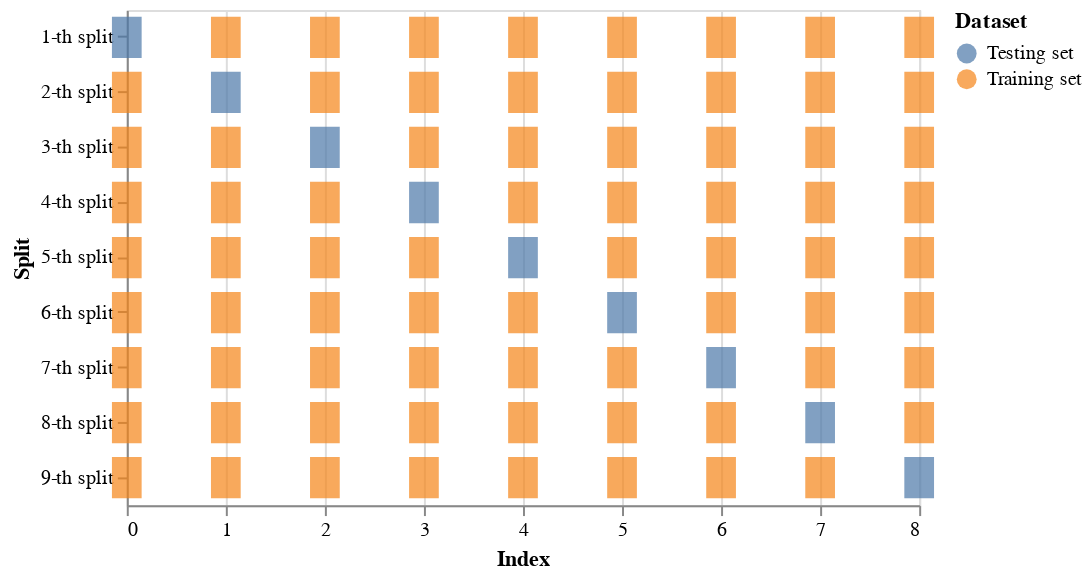

The cell this chart's notebook holds for it:
### Markdown cell above
## Leave-One-Out CV
샘플 하나를 검증 데이터셋으로 삼고, 나머지 모두를 훈련 데이터셋으로 삼는 Leave-One-Out은 [sklearn.model_selection.LeaveOneOut](https://scikit-learn.org/stable/modules/generated/sklearn.model_selection.LeaveOneOut.html#sklearn.model_selection.LeaveOneOut)에 구현되어 있다. 샘플 9개만 생성해서 해보자.

### Code cell
import numpy as np
from sklearn.datasets import make_classification
from sklearn.model_selection import LeaveOneOut


X, y = make_classification(
    n_samples=9, # 총 샘플 개수
    n_features=2, # 특성값 수
    n_redundant=0, # 다중공선성을 가지는 특성값 수
    n_clusters_per_class=1, # 레이블 값 별 데이터 군집의 수
    weights=[0.5, 0.5], # 레이블 값 비율
    flip_y=0, # 레이블 값에 적용할 노이즈 비율
    random_state=42
)

splitter = LeaveOneOut()
chart, stat = vis_and_stats(splitter, X, y, tick_options=dict(thickness=15))
display(chart)
display(stat)

### Figure 1 — Vega-Lite specification as saved in the notebook (floating-point values rounded to 4 significant figures)
{"config": {"view": {"continuousWidth": 400, "continuousHeight": 300}}, "data": {"name": "data-073b0d2368833d325767634b266bbba7"}, "mark": {"type": "tick", "bandSize": 20, "thickness": 15}, "encoding": {"color": {"field": "Dataset", "type": "nominal"}, "x": {"field": "Index", "type": "quantitative"}, "y": {"field": "Split", "type": "ordinal"}}, "height": 250, "$schema": "https://vega.github.io/schema/vega-lite/v4.17.0.json", "datasets": {"data-073b0d2368833d325767634b266bbba7": [{"Index": 1, "Dataset": "Training set", "Split": "1-th split"}, {"Index": 2, "Dataset": "Training set", "Split": "1-th split"}, {"Index": 3, "Dataset": "Training set", "Split": "1-th split"}, {"Index": 4, "Dataset": "Training set", "Split": "1-th split"}, {"Index": 5, "Dataset": "Training set", "Split": "1-th split"}, {"Index": 6, "Dataset": "Training set", "Split": "1-th split"}, {"Index": 7, "Dataset": "Training set", "Split": "1-th split"}, {"Index": 8, "Dataset": "Training set", "Split": "1-th split"}, {"Index": 0, "Dataset": "Testing set", "Split": "1-th split"}, {"Index": 0, "Dataset": "Training set", "Split": "2-th split"}, {"Index": 2, "Dataset": "Training set", "Split": "2-th split"}, {"Index": 3, "Dataset": "Training set", "Split": "2-th split"}, {"Index": 4, "Dataset": "Training set", "Split": "2-th split"}, {"Index": 5, "Dataset": "Training set", "Split": "2-th split"}, {"Index": 6, "Dataset": "Training set", "Split": "2-th split"}, {"Index": 7, "Dataset": "Training set", "Split": "2-th split"}, {"Index": 8, "Dataset": "Training set", "Split": "2-th split"}, {"Index": 1, "Dataset": "Testing set", "Split": "2-th split"}, {"Index": 0, "Dataset": "Training set", "Split": "3-th split"}, {"Index": 1, "Dataset": "Training set", "Split": "3-th split"}, {"Index": 3, "Dataset": "Training set", "Split": "3-th split"}, {"Index": 4, "Dataset": "Training set", "Split": "3-th split"}, {"Index": 5, "Dataset": "Training set", "Split": "3-th split"}, {"Index": 6, "Dataset": "Training set", "Split": "3-th split"}, {"Index": 7, "Dataset": "Training set", "Split": "3-th split"}, {"Index": 8, "Dataset": "Training set", "Split": "3-th split"}, {"Index": 2, "Dataset": "Testing set", "Split": "3-th split"}, {"Index": 0, "Dataset": "Training set", "Split": "4-th split"}, {"Index": 1, "Dataset": "Training set", "Split": "4-th split"}, {"Index": 2, "Dataset": "Training set", "Split": "4-th split"}, {"Index": 4, "Dataset": "Training set", "Split": "4-th split"}, {"Index": 5, "Dataset": "Training set", "Split": "4-th split"}, {"Index": 6, "Dataset": "Training set", "Split": "4-th split"}, {"Index": 7, "Dataset": "Training set", "Split": "4-th split"}, {"Index": 8, "Dataset": "Training set", "Split": "4-th split"}, {"Index": 3, "Dataset": "Testing set", "Split": "4-th split"}, {"Index": 0, "Dataset": "Training set", "Split": "5-th split"}, {"Index": 1, "Dataset": "Training set", "Split": "5-th split"}, {"Index": 2, "Dataset": "Training set", "Split": "5-th split"}, {"Index": 3, "Dataset": "Training set", "Split": "5-th split"}, {"Index": 5, "Dataset": "Training set", "Split": "5-th split"}, {"Index": 6, "Dataset": "Training set", "Split": "5-th split"}, {"Index": 7, "Dataset": "Training set", "Split": "5-th split"}, {"Index": 8, "Dataset": "Training set", "Split": "5-th split"}, {"Index": 4, "Dataset": "Testing set", "Split": "5-th split"}, {"Index": 0, "Dataset": "Training set", "Split": "6-th split"}, {"Index": 1, "Dataset": "Training set", "Split": "6-th split"}, {"Index": 2, "Dataset": "Training set", "Split": "6-th split"}, {"Index": 3, "Dataset": "Training set", "Split": "6-th split"}, {"Index": 4, "Dataset": "Training set", "Split": "6-th split"}, {"Index": 6, "Dataset": "Training set", "Split": "6-th split"}, {"Index": 7, "Dataset": "Training set", "Split": "6-th split"}, {"Index": 8, "Dataset": "Training set", "Split": "6-th split"}, {"Index": 5, "Dataset": "Testing set", "Split": "6-th split"}, {"Index": 0, "Dataset": "Training set", "Split": "7-th split"}, {"Index": 1, "Dataset": "Training set", "Split": "7-th split"}, {"Index": 2, "Dataset": "Training set", "Split": "7-th split"}, {"Index": 3, "Dataset": "Training set", "Split": "7-th split"}, {"Index": 4, "Dataset": "Training set", "Split": "7-th split"}, {"Index": 5, "Dataset": "Training set", "Split": "7-th split"}, {"Index": 7, "Dataset": "Training set", "Split": "7-th split"}, {"Index": 8, "Dataset": "Training set", "Split": "7-th split"}, {"Index": 6, "Dataset": "Testing set", "Split": "7-th split"}, {"Index": 0, "Dataset": "Training set", "Split": "8-th split"}, {"Index": 1, "Dataset": "Training set", "Split": "8-th split"}, {"Index": 2, "Dataset": "Training set", "Split": "8-th split"}, {"Index": 3, "Dataset": "Training set", "Split": "8-th split"}, {"Index": 4, "Dataset": "Training set", "Split": "8-th split"}, {"Index": 5, "Dataset": "Training set", "Split": "8-th split"}, {"Index": 6, "Dataset": "Training set", "Split": "8-th split"}, {"Index": 8, "Dataset": "Training set", "Split": "8-th split"}, {"Index": 7, "Dataset": "Testing set", "Split": "8-th split"}, {"Index": 0, "Dataset": "Training set", "Split": "9-th split"}, {"Index": 1, "Dataset": "Training set", "Split": "9-th split"}, {"Index": 2, "Dataset": "Training set", "Split": "9-th split"}, {"Index": 3, "Dataset": "Training set", "Split": "9-th split"}, {"Index": 4, "Dataset": "Training set", "Split": "9-th split"}, {"Index": 5, "Dataset": "Training set", "Split": "9-th split"}, {"Index": 6, "Dataset": "Training set", "Split": "9-th split"}, {"Index": 7, "Dataset": "Training set", "Split": "9-th split"}, {"Index": 8, "Dataset": "Testing set", "Split": "9-th split"}]}}
